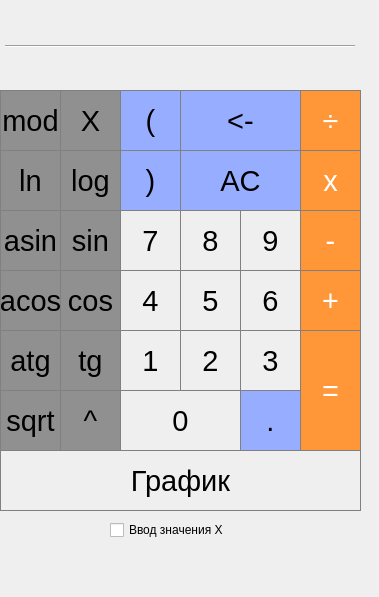
<?xml version="1.0" encoding="UTF-8"?>
<ui version="4.0">
 <class>ViewCalculator</class>
 <widget class="QMainWindow" name="ViewCalculator">
  <property name="geometry">
   <rect>
    <x>0</x>
    <y>0</y>
    <width>379</width>
    <height>597</height>
   </rect>
  </property>
  <property name="windowTitle">
   <string>SmartCalc_v2.0</string>
  </property>
  <property name="main" stdset="0">
   <string/>
  </property>
  <widget class="QWidget" name="centralwidget">
   <widget class="QLabel" name="result_show">
    <property name="geometry">
     <rect>
      <x>5</x>
      <y>0</y>
      <width>361</width>
      <height>41</height>
     </rect>
    </property>
    <property name="font">
     <font>
      <pointsize>20</pointsize>
     </font>
    </property>
    <property name="styleSheet">
     <string notr="true">QLabel {
  qproperty-alignment: 'AlignVCenter | AlignRight';
  border-bottom: 1px solid gray;
}

background-color : white;</string>
    </property>
    <property name="text">
     <string/>
    </property>
    <property name="alignment">
     <set>Qt::AlignLeading|Qt::AlignLeft|Qt::AlignVCenter</set>
    </property>
   </widget>
   <widget class="QPushButton" name="pushButton_AC">
    <property name="geometry">
     <rect>
      <x>180</x>
      <y>150</y>
      <width>121</width>
      <height>61</height>
     </rect>
    </property>
    <property name="font">
     <font>
      <pointsize>22</pointsize>
     </font>
    </property>
    <property name="styleSheet">
     <string notr="true">QPushButton {
  background-color: rgb(151, 173, 255);
  border: 1px solid gray;
}
QPushButton:pressed {
    background-color: qlineargradient(x1: 0, y1: 0, x2: 0, y2: 1,
                                      stop: 0 #BEBEBE, stop: 1 #D7D7D7);
}</string>
    </property>
    <property name="text">
     <string>AC</string>
    </property>
   </widget>
   <widget class="QPushButton" name="pushButton_divide">
    <property name="geometry">
     <rect>
      <x>300</x>
      <y>90</y>
      <width>61</width>
      <height>61</height>
     </rect>
    </property>
    <property name="font">
     <font>
      <pointsize>22</pointsize>
     </font>
    </property>
    <property name="styleSheet">
     <string notr="true">QPushButton {
  background-color: rgb(255, 151, 57);
  color: white; 
  border: 1px solid gray;
}

QPushButton:pressed {
    background-color: qlineargradient(x1: 0, y1: 0, x2: 0, y2: 1,
                                      stop: 0 #FF7832, stop: 1 #FF9739);
}</string>
    </property>
    <property name="text">
     <string>÷</string>
    </property>
   </widget>
   <widget class="QPushButton" name="pushButton_8">
    <property name="geometry">
     <rect>
      <x>180</x>
      <y>210</y>
      <width>61</width>
      <height>61</height>
     </rect>
    </property>
    <property name="font">
     <font>
      <pointsize>22</pointsize>
     </font>
    </property>
    <property name="styleSheet">
     <string notr="true">QPushButton {
   border: 1px solid gray;
}
QPushButton:pressed {
    background-color: qlineargradient(x1: 0, y1: 0, x2: 0, y2: 1,
                                      stop: 0 #dadbde, stop: 1 #f6f7fa);
}</string>
    </property>
    <property name="text">
     <string>8</string>
    </property>
   </widget>
   <widget class="QPushButton" name="pushButton_9">
    <property name="geometry">
     <rect>
      <x>240</x>
      <y>210</y>
      <width>61</width>
      <height>61</height>
     </rect>
    </property>
    <property name="font">
     <font>
      <pointsize>22</pointsize>
     </font>
    </property>
    <property name="styleSheet">
     <string notr="true">QPushButton {
   border: 1px solid gray;
}
QPushButton:pressed {
    background-color: qlineargradient(x1: 0, y1: 0, x2: 0, y2: 1,
                                      stop: 0 #dadbde, stop: 1 #f6f7fa);
}</string>
    </property>
    <property name="text">
     <string>9</string>
    </property>
   </widget>
   <widget class="QPushButton" name="pushButton_mult">
    <property name="geometry">
     <rect>
      <x>300</x>
      <y>150</y>
      <width>61</width>
      <height>61</height>
     </rect>
    </property>
    <property name="font">
     <font>
      <pointsize>22</pointsize>
     </font>
    </property>
    <property name="styleSheet">
     <string notr="true">QPushButton {
  background-color: rgb(255, 151, 57);
  color: white; 
  border: 1px solid gray;
}

QPushButton:pressed {
    background-color: qlineargradient(x1: 0, y1: 0, x2: 0, y2: 1,
                                      stop: 0 #FF7832, stop: 1 #FF9739);
}</string>
    </property>
    <property name="text">
     <string>x</string>
    </property>
   </widget>
   <widget class="QPushButton" name="pushButton_7">
    <property name="geometry">
     <rect>
      <x>120</x>
      <y>210</y>
      <width>61</width>
      <height>61</height>
     </rect>
    </property>
    <property name="font">
     <font>
      <pointsize>22</pointsize>
     </font>
    </property>
    <property name="styleSheet">
     <string notr="true">QPushButton {
   border: 1px solid gray;
}
QPushButton:pressed {
    background-color: qlineargradient(x1: 0, y1: 0, x2: 0, y2: 1,
                                      stop: 0 #dadbde, stop: 1 #f6f7fa);
}</string>
    </property>
    <property name="text">
     <string>7</string>
    </property>
   </widget>
   <widget class="QPushButton" name="pushButton_2">
    <property name="geometry">
     <rect>
      <x>180</x>
      <y>330</y>
      <width>61</width>
      <height>61</height>
     </rect>
    </property>
    <property name="font">
     <font>
      <pointsize>22</pointsize>
     </font>
    </property>
    <property name="styleSheet">
     <string notr="true">QPushButton {
   border: 1px solid gray;
}
QPushButton:pressed {
    background-color: qlineargradient(x1: 0, y1: 0, x2: 0, y2: 1,
                                      stop: 0 #dadbde, stop: 1 #f6f7fa);
}</string>
    </property>
    <property name="text">
     <string>2</string>
    </property>
   </widget>
   <widget class="QPushButton" name="pushButton_3">
    <property name="geometry">
     <rect>
      <x>240</x>
      <y>330</y>
      <width>61</width>
      <height>61</height>
     </rect>
    </property>
    <property name="font">
     <font>
      <pointsize>22</pointsize>
     </font>
    </property>
    <property name="styleSheet">
     <string notr="true">QPushButton {
   border: 1px solid gray;
}
QPushButton:pressed {
    background-color: qlineargradient(x1: 0, y1: 0, x2: 0, y2: 1,
                                      stop: 0 #dadbde, stop: 1 #f6f7fa);
}</string>
    </property>
    <property name="text">
     <string>3</string>
    </property>
   </widget>
   <widget class="QPushButton" name="pushButton_5">
    <property name="geometry">
     <rect>
      <x>180</x>
      <y>270</y>
      <width>61</width>
      <height>61</height>
     </rect>
    </property>
    <property name="font">
     <font>
      <pointsize>22</pointsize>
     </font>
    </property>
    <property name="styleSheet">
     <string notr="true">QPushButton {
   border: 1px solid gray;
}
QPushButton:pressed {
    background-color: qlineargradient(x1: 0, y1: 0, x2: 0, y2: 1,
                                      stop: 0 #dadbde, stop: 1 #f6f7fa);
}</string>
    </property>
    <property name="text">
     <string>5</string>
    </property>
   </widget>
   <widget class="QPushButton" name="pushButton_6">
    <property name="geometry">
     <rect>
      <x>240</x>
      <y>270</y>
      <width>61</width>
      <height>61</height>
     </rect>
    </property>
    <property name="font">
     <font>
      <pointsize>22</pointsize>
     </font>
    </property>
    <property name="styleSheet">
     <string notr="true">QPushButton {
   border: 1px solid gray;
}
QPushButton:pressed {
    background-color: qlineargradient(x1: 0, y1: 0, x2: 0, y2: 1,
                                      stop: 0 #dadbde, stop: 1 #f6f7fa);
}</string>
    </property>
    <property name="text">
     <string>6</string>
    </property>
   </widget>
   <widget class="QPushButton" name="pushButton_minus">
    <property name="geometry">
     <rect>
      <x>300</x>
      <y>210</y>
      <width>61</width>
      <height>61</height>
     </rect>
    </property>
    <property name="font">
     <font>
      <pointsize>22</pointsize>
     </font>
    </property>
    <property name="styleSheet">
     <string notr="true">QPushButton {
  background-color: rgb(255, 151, 57);
  color: white; 
  border: 1px solid gray;
}

QPushButton:pressed {
    background-color: qlineargradient(x1: 0, y1: 0, x2: 0, y2: 1,
                                      stop: 0 #FF7832, stop: 1 #FF9739);
}</string>
    </property>
    <property name="text">
     <string>-</string>
    </property>
   </widget>
   <widget class="QPushButton" name="pushButton_plus">
    <property name="geometry">
     <rect>
      <x>300</x>
      <y>270</y>
      <width>61</width>
      <height>61</height>
     </rect>
    </property>
    <property name="font">
     <font>
      <pointsize>22</pointsize>
     </font>
    </property>
    <property name="styleSheet">
     <string notr="true">QPushButton {
  background-color: rgb(255, 151, 57);
  color: white; 
  border: 1px solid gray;
}

QPushButton:pressed {
    background-color: qlineargradient(x1: 0, y1: 0, x2: 0, y2: 1,
                                      stop: 0 #FF7832, stop: 1 #FF9739);
}</string>
    </property>
    <property name="text">
     <string>+</string>
    </property>
   </widget>
   <widget class="QPushButton" name="pushButton_4">
    <property name="geometry">
     <rect>
      <x>120</x>
      <y>270</y>
      <width>61</width>
      <height>61</height>
     </rect>
    </property>
    <property name="font">
     <font>
      <pointsize>22</pointsize>
     </font>
    </property>
    <property name="styleSheet">
     <string notr="true">QPushButton {
   border: 1px solid gray;
}
QPushButton:pressed {
    background-color: qlineargradient(x1: 0, y1: 0, x2: 0, y2: 1,
                                      stop: 0 #dadbde, stop: 1 #f6f7fa);
}</string>
    </property>
    <property name="text">
     <string>4</string>
    </property>
   </widget>
   <widget class="QPushButton" name="pushButton_1">
    <property name="geometry">
     <rect>
      <x>120</x>
      <y>330</y>
      <width>61</width>
      <height>61</height>
     </rect>
    </property>
    <property name="font">
     <font>
      <pointsize>22</pointsize>
     </font>
    </property>
    <property name="styleSheet">
     <string notr="true">QPushButton {
   border: 1px solid gray;
}
QPushButton:pressed {
    background-color: qlineargradient(x1: 0, y1: 0, x2: 0, y2: 1,
                                      stop: 0 #dadbde, stop: 1 #f6f7fa);
}</string>
    </property>
    <property name="text">
     <string>1</string>
    </property>
   </widget>
   <widget class="QPushButton" name="pushButton_0">
    <property name="geometry">
     <rect>
      <x>120</x>
      <y>390</y>
      <width>121</width>
      <height>61</height>
     </rect>
    </property>
    <property name="font">
     <font>
      <pointsize>22</pointsize>
     </font>
    </property>
    <property name="styleSheet">
     <string notr="true">QPushButton {
   border: 1px solid gray;
}
QPushButton:pressed {
    background-color: qlineargradient(x1: 0, y1: 0, x2: 0, y2: 1,
                                      stop: 0 #dadbde, stop: 1 #f6f7fa);
}</string>
    </property>
    <property name="text">
     <string>0</string>
    </property>
   </widget>
   <widget class="QPushButton" name="pushButton_dot">
    <property name="geometry">
     <rect>
      <x>240</x>
      <y>390</y>
      <width>61</width>
      <height>61</height>
     </rect>
    </property>
    <property name="font">
     <font>
      <pointsize>22</pointsize>
     </font>
    </property>
    <property name="styleSheet">
     <string notr="true">QPushButton {
  background-color: rgb(151, 173, 255);
  border: 1px solid gray;
}
QPushButton:pressed {
    background-color: qlineargradient(x1: 0, y1: 0, x2: 0, y2: 1,
                                      stop: 0 #BEBEBE, stop: 1 #D7D7D7);
}</string>
    </property>
    <property name="text">
     <string>.</string>
    </property>
   </widget>
   <widget class="QPushButton" name="pushButton_operate">
    <property name="geometry">
     <rect>
      <x>300</x>
      <y>330</y>
      <width>61</width>
      <height>121</height>
     </rect>
    </property>
    <property name="font">
     <font>
      <pointsize>22</pointsize>
     </font>
    </property>
    <property name="styleSheet">
     <string notr="true">QPushButton {
  background-color: rgb(255, 151, 57);
  color: white; 
  border: 1px solid gray;
}

QPushButton:pressed {
    background-color: qlineargradient(x1: 0, y1: 0, x2: 0, y2: 1,
                                      stop: 0 #FF7832, stop: 1 #FF9739);
}</string>
    </property>
    <property name="text">
     <string>=</string>
    </property>
   </widget>
   <widget class="QPushButton" name="pushButton_sin">
    <property name="geometry">
     <rect>
      <x>60</x>
      <y>210</y>
      <width>61</width>
      <height>61</height>
     </rect>
    </property>
    <property name="font">
     <font>
      <pointsize>22</pointsize>
     </font>
    </property>
    <property name="styleSheet">
     <string notr="true">QPushButton {
  background-color: rgb(144, 144, 144);
  border: 1px solid gray;
}
QPushButton:pressed {
    background-color: qlineargradient(x1: 0, y1: 0, x2: 0, y2: 1,
                                      stop: 0 #BEBEBE, stop: 1 #D7D7D7);
}</string>
    </property>
    <property name="text">
     <string>sin</string>
    </property>
   </widget>
   <widget class="QPushButton" name="pushButton_cos">
    <property name="geometry">
     <rect>
      <x>60</x>
      <y>270</y>
      <width>61</width>
      <height>61</height>
     </rect>
    </property>
    <property name="font">
     <font>
      <pointsize>22</pointsize>
     </font>
    </property>
    <property name="styleSheet">
     <string notr="true">QPushButton {
  background-color: rgb(144, 144, 144);
  border: 1px solid gray;
}
QPushButton:pressed {
    background-color: qlineargradient(x1: 0, y1: 0, x2: 0, y2: 1,
                                      stop: 0 #BEBEBE, stop: 1 #D7D7D7);
}</string>
    </property>
    <property name="text">
     <string>cos</string>
    </property>
   </widget>
   <widget class="QPushButton" name="pushButton_log">
    <property name="geometry">
     <rect>
      <x>60</x>
      <y>150</y>
      <width>61</width>
      <height>61</height>
     </rect>
    </property>
    <property name="font">
     <font>
      <pointsize>22</pointsize>
     </font>
    </property>
    <property name="styleSheet">
     <string notr="true">QPushButton {
  background-color: rgb(144, 144, 144);
  border: 1px solid gray;
}
QPushButton:pressed {
    background-color: qlineargradient(x1: 0, y1: 0, x2: 0, y2: 1,
                                      stop: 0 #BEBEBE, stop: 1 #D7D7D7);
}</string>
    </property>
    <property name="text">
     <string>log</string>
    </property>
   </widget>
   <widget class="QPushButton" name="pushButton_tan">
    <property name="geometry">
     <rect>
      <x>60</x>
      <y>330</y>
      <width>61</width>
      <height>61</height>
     </rect>
    </property>
    <property name="font">
     <font>
      <pointsize>22</pointsize>
     </font>
    </property>
    <property name="styleSheet">
     <string notr="true">QPushButton {
  background-color: rgb(144, 144, 144);
  border: 1px solid gray;
}
QPushButton:pressed {
    background-color: qlineargradient(x1: 0, y1: 0, x2: 0, y2: 1,
                                      stop: 0 #BEBEBE, stop: 1 #D7D7D7);
}</string>
    </property>
    <property name="text">
     <string>tg</string>
    </property>
   </widget>
   <widget class="QPushButton" name="pushButton_pow">
    <property name="geometry">
     <rect>
      <x>60</x>
      <y>390</y>
      <width>61</width>
      <height>61</height>
     </rect>
    </property>
    <property name="font">
     <font>
      <pointsize>22</pointsize>
     </font>
    </property>
    <property name="styleSheet">
     <string notr="true">QPushButton {
  background-color: rgb(144, 144, 144);
  border: 1px solid gray;
}
QPushButton:pressed {
    background-color: qlineargradient(x1: 0, y1: 0, x2: 0, y2: 1,
                                      stop: 0 #BEBEBE, stop: 1 #D7D7D7);
}</string>
    </property>
    <property name="text">
     <string>^</string>
    </property>
   </widget>
   <widget class="QPushButton" name="pushButton_bracket_open">
    <property name="geometry">
     <rect>
      <x>120</x>
      <y>90</y>
      <width>61</width>
      <height>61</height>
     </rect>
    </property>
    <property name="font">
     <font>
      <pointsize>22</pointsize>
     </font>
    </property>
    <property name="styleSheet">
     <string notr="true">QPushButton {
  background-color: rgb(151, 173, 255);
  border: 1px solid gray;
}
QPushButton:pressed {
    background-color: qlineargradient(x1: 0, y1: 0, x2: 0, y2: 1,
                                      stop: 0 #BEBEBE, stop: 1 #D7D7D7);
}</string>
    </property>
    <property name="text">
     <string>(</string>
    </property>
   </widget>
   <widget class="QPushButton" name="pushButton_bracket_close">
    <property name="geometry">
     <rect>
      <x>120</x>
      <y>150</y>
      <width>61</width>
      <height>61</height>
     </rect>
    </property>
    <property name="font">
     <font>
      <pointsize>22</pointsize>
     </font>
    </property>
    <property name="styleSheet">
     <string notr="true">QPushButton {
  background-color: rgb(151, 173, 255);
  border: 1px solid gray;
}
QPushButton:pressed {
    background-color: qlineargradient(x1: 0, y1: 0, x2: 0, y2: 1,
                                      stop: 0 #BEBEBE, stop: 1 #D7D7D7);
}</string>
    </property>
    <property name="text">
     <string>)</string>
    </property>
   </widget>
   <widget class="QPushButton" name="pushButton_clear">
    <property name="geometry">
     <rect>
      <x>180</x>
      <y>90</y>
      <width>121</width>
      <height>61</height>
     </rect>
    </property>
    <property name="font">
     <font>
      <pointsize>22</pointsize>
     </font>
    </property>
    <property name="styleSheet">
     <string notr="true">QPushButton {
  background-color: rgb(151, 173, 255);
  border: 1px solid gray;
}
QPushButton:pressed {
    background-color: qlineargradient(x1: 0, y1: 0, x2: 0, y2: 1,
                                      stop: 0 #BEBEBE, stop: 1 #D7D7D7);
}</string>
    </property>
    <property name="text">
     <string>&lt;-</string>
    </property>
   </widget>
   <widget class="QPushButton" name="pushButton_atan">
    <property name="geometry">
     <rect>
      <x>0</x>
      <y>330</y>
      <width>61</width>
      <height>61</height>
     </rect>
    </property>
    <property name="font">
     <font>
      <pointsize>22</pointsize>
     </font>
    </property>
    <property name="styleSheet">
     <string notr="true">QPushButton {
  background-color: rgb(144, 144, 144);
  border: 1px solid gray;
}
QPushButton:pressed {
    background-color: qlineargradient(x1: 0, y1: 0, x2: 0, y2: 1,
                                      stop: 0 #BEBEBE, stop: 1 #D7D7D7);
}</string>
    </property>
    <property name="text">
     <string>atg</string>
    </property>
   </widget>
   <widget class="QPushButton" name="pushButton_asin">
    <property name="geometry">
     <rect>
      <x>0</x>
      <y>210</y>
      <width>61</width>
      <height>61</height>
     </rect>
    </property>
    <property name="font">
     <font>
      <pointsize>22</pointsize>
     </font>
    </property>
    <property name="styleSheet">
     <string notr="true">QPushButton {
  background-color: rgb(144, 144, 144);
  border: 1px solid gray;
}
QPushButton:pressed {
    background-color: qlineargradient(x1: 0, y1: 0, x2: 0, y2: 1,
                                      stop: 0 #BEBEBE, stop: 1 #D7D7D7);
}</string>
    </property>
    <property name="text">
     <string>asin</string>
    </property>
   </widget>
   <widget class="QPushButton" name="pushButton_ln">
    <property name="geometry">
     <rect>
      <x>0</x>
      <y>150</y>
      <width>61</width>
      <height>61</height>
     </rect>
    </property>
    <property name="font">
     <font>
      <pointsize>22</pointsize>
     </font>
    </property>
    <property name="styleSheet">
     <string notr="true">QPushButton {
  background-color: rgb(144, 144, 144);
  border: 1px solid gray;
}
QPushButton:pressed {
    background-color: qlineargradient(x1: 0, y1: 0, x2: 0, y2: 1,
                                      stop: 0 #BEBEBE, stop: 1 #D7D7D7);
}</string>
    </property>
    <property name="text">
     <string>ln</string>
    </property>
   </widget>
   <widget class="QPushButton" name="pushButton_sqrt">
    <property name="geometry">
     <rect>
      <x>0</x>
      <y>390</y>
      <width>61</width>
      <height>61</height>
     </rect>
    </property>
    <property name="font">
     <font>
      <pointsize>22</pointsize>
     </font>
    </property>
    <property name="styleSheet">
     <string notr="true">QPushButton {
  background-color: rgb(144, 144, 144);
  border: 1px solid gray;
}
QPushButton:pressed {
    background-color: qlineargradient(x1: 0, y1: 0, x2: 0, y2: 1,
                                      stop: 0 #BEBEBE, stop: 1 #D7D7D7);
}</string>
    </property>
    <property name="text">
     <string>sqrt</string>
    </property>
   </widget>
   <widget class="QPushButton" name="pushButton_acos">
    <property name="geometry">
     <rect>
      <x>0</x>
      <y>270</y>
      <width>61</width>
      <height>61</height>
     </rect>
    </property>
    <property name="font">
     <font>
      <pointsize>22</pointsize>
     </font>
    </property>
    <property name="styleSheet">
     <string notr="true">QPushButton {
  background-color: rgb(144, 144, 144);
  border: 1px solid gray;
}
QPushButton:pressed {
    background-color: qlineargradient(x1: 0, y1: 0, x2: 0, y2: 1,
                                      stop: 0 #BEBEBE, stop: 1 #D7D7D7);
}</string>
    </property>
    <property name="text">
     <string>acos</string>
    </property>
   </widget>
   <widget class="QPushButton" name="pushButton_value_x">
    <property name="geometry">
     <rect>
      <x>60</x>
      <y>90</y>
      <width>61</width>
      <height>61</height>
     </rect>
    </property>
    <property name="font">
     <font>
      <pointsize>22</pointsize>
     </font>
    </property>
    <property name="styleSheet">
     <string notr="true">QPushButton {
  background-color: rgb(144, 144, 144);
  border: 1px solid gray;
}
QPushButton:pressed {
    background-color: qlineargradient(x1: 0, y1: 0, x2: 0, y2: 1,
                                      stop: 0 #BEBEBE, stop: 1 #D7D7D7);
}</string>
    </property>
    <property name="text">
     <string>X</string>
    </property>
   </widget>
   <widget class="QPushButton" name="pushButton_mod">
    <property name="geometry">
     <rect>
      <x>0</x>
      <y>90</y>
      <width>61</width>
      <height>61</height>
     </rect>
    </property>
    <property name="font">
     <font>
      <pointsize>22</pointsize>
     </font>
    </property>
    <property name="styleSheet">
     <string notr="true">QPushButton {
  background-color: rgb(144, 144, 144);
  border: 1px solid gray;
}
QPushButton:pressed {
    background-color: qlineargradient(x1: 0, y1: 0, x2: 0, y2: 1,
                                      stop: 0 #BEBEBE, stop: 1 #D7D7D7);
}</string>
    </property>
    <property name="text">
     <string>mod</string>
    </property>
   </widget>
   <widget class="QPushButton" name="pushButton_graph">
    <property name="geometry">
     <rect>
      <x>0</x>
      <y>450</y>
      <width>361</width>
      <height>61</height>
     </rect>
    </property>
    <property name="font">
     <font>
      <pointsize>22</pointsize>
     </font>
    </property>
    <property name="styleSheet">
     <string notr="true">QPushButton {
   border: 1px solid gray;
}
QPushButton:pressed {
    background-color: qlineargradient(x1: 0, y1: 0, x2: 0, y2: 1,
                                      stop: 0 #dadbde, stop: 1 #f6f7fa);
}</string>
    </property>
    <property name="text">
     <string>График</string>
    </property>
   </widget>
   <widget class="Line" name="line">
    <property name="geometry">
     <rect>
      <x>5</x>
      <y>45</y>
      <width>350</width>
      <height>3</height>
     </rect>
    </property>
    <property name="orientation">
     <enum>Qt::Horizontal</enum>
    </property>
   </widget>
   <widget class="QLabel" name="result_show_value_x">
    <property name="geometry">
     <rect>
      <x>5</x>
      <y>50</y>
      <width>361</width>
      <height>41</height>
     </rect>
    </property>
    <property name="font">
     <font>
      <pointsize>20</pointsize>
     </font>
    </property>
    <property name="styleSheet">
     <string notr="true">QLabel {
  qproperty-alignment: 'AlignVCenter | AlignRight';
  border-bottom: 1px solid gray;
}

background-color : white;</string>
    </property>
    <property name="text">
     <string/>
    </property>
    <property name="alignment">
     <set>Qt::AlignLeading|Qt::AlignLeft|Qt::AlignVCenter</set>
    </property>
   </widget>
   <widget class="QCheckBox" name="checkBoxInputX">
    <property name="geometry">
     <rect>
      <x>110</x>
      <y>520</y>
      <width>141</width>
      <height>20</height>
     </rect>
    </property>
    <property name="text">
     <string>Ввод значения Х</string>
    </property>
   </widget>
  </widget>
 </widget>
 <resources/>
 <connections/>
</ui>
